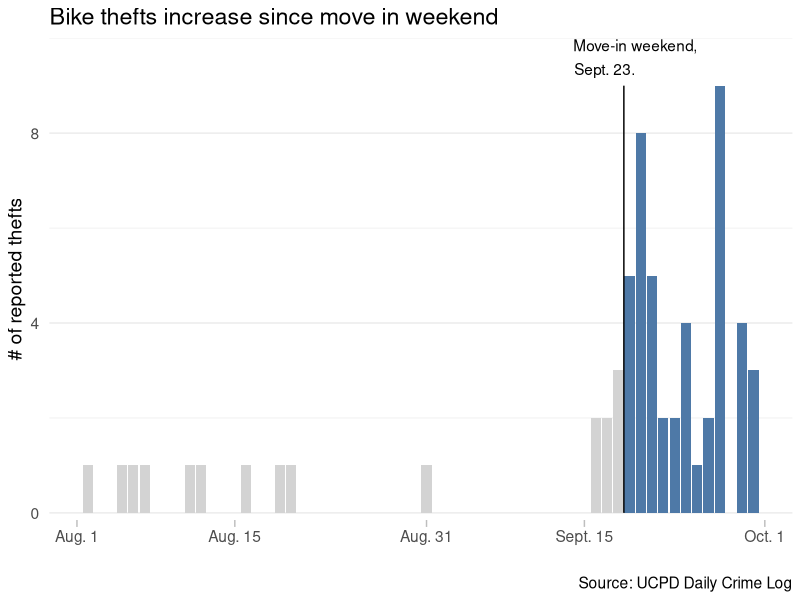

Reproduce this figure in R. (Note: this script raises an error after producing the figure.)
## ---- chunk 1
setwd('C:/nexus/data-gh/bike thefts')
## ---- chunk 2
# install.packages(c("tidyverse", "lubridate"))

library(tidyverse)
library(lubridate)
data <- read.csv("bikes.csv")
## ---- chunk 3
bike.data <- data %>%
  mutate(
    incl_rack = str_match(General.Location, "BIKE RACKS?"),
    date = lubridate::parse_date_time(Date.Reported, "%m/%d/%Y")
  ) %>%
  drop_na() 


bike.data %>%
  filter(Nature..Classification. == "Larceny-Theft") %>%
  mutate(
    when = ifelse(date >= parse_date_time("9/19/2021", "%m/%d/%Y"), "before", "after")
  ) %>%
  group_by(date, when) %>%
  summarise(count = n()) %>%
  ungroup() %>%
  ggplot(aes(x = date, y = count)) +
    geom_bar(aes(fill=when), stat="identity") +
    labs(x = "", y = "# of reported thefts", title="Bike thefts increase since move in weekend",
         caption="Source: UCPD Daily Crime Log") +
    scale_y_continuous(breaks=c(0, 4, 8), expand=c(0, 0.15)) +
    scale_x_time(
      breaks=parse_date_time(c("2021-8-1", "2021-8-15", "2021-9-1", "2021-9-15", "2021-10-1"), "%Y-%m-%d"), 
      labels=c("Aug. 1", "Aug. 15", "Aug. 31", "Sept. 15", "Oct. 1")
    ) +
    scale_fill_manual(values=c(`after`="#d3d3d3", `before`="#4E79A7")) +
    theme_minimal() +
    theme(
      legend.position="none",
      text=element_text(size=14),
      panel.grid.minor.x = element_blank(),
      panel.grid.major.x = element_blank(),
      axis.ticks.x = element_line(color="gray"),
      axis.ticks.length = unit(5, "points"),
    ) +
    annotate(geom="text", x = parse_date_time("9/19/2021 12:00", "%m/%d/%Y %H:%M"), y = 9.85, label="Move-in weekend,", hjust=0.5) +
    annotate(geom="text", x = parse_date_time("9/19/2021 12:00", "%m/%d/%Y %H:%M"), y = 9.35, label="Sept. 23.", hjust=1) +
    annotate(geom="segment", x = parse_date_time("9/18/2021 12:00", "%m/%d/%Y %H:%M"), xend=parse_date_time("9/18/2021 12:00", "%m/%d/%Y %H:%M"), y = 0, yend = 9)
   # geom_smooth(se=F)
    NULL
    

parse_date_time(c("2021-8-1", "2021-8-15", "2021-9-1", "2021-9-15", "2021-10-1"), "%Y-%m-%d")
## ---- chunk 4
bike.data %>%
  filter(Nature..Classification. == "Larceny-Theft") %>%
  filter(date >= parse_date_time("9/19/2021", "%m/%d/%Y"))
## ---- chunk 5
location.data <- bike.data %>%
  filter(date >= parse_date_time("9/19/2021", "%m/%d/%Y")) %>%
  select(date, loc=General.Location, clas=Nature..Classification.) %>%
  mutate(
    loc = str_to_title(str_replace_all(loc, " BIKE RACKS", "")),
    clas = str_replace(clas, "-", "/")
  )

location.data

location.data %>%
  mutate(loc = ifelse(loc == "San Joaquin Apartments", "San Joaquin Villages", loc)) %>%
  write.csv("plot/dist/data/location_data.csv", row.names=F)

unique(location.data$loc)
## ---- chunk 6
library(tidyverse)
library(lubridate)

data <- read.csv("ucpd.csv") %>%
  mutate(
    date = lubridate::parse_date_time(Date.Reported, "%m/%d/%Y")
  ) %>%
  select(date, crime=Crimes, location=Location)
## ---- chunk 7
# Get start week date:
data <- data %>%
  mutate(
    start_date = lubridate::floor_date(date, unit="month")
  )
## ---- chunk 8
# Group data by the week:
grouped.week <- data %>%
  group_by(start_date) %>%
  summarise(n = n())

grouped.week %>%
  filter(month(start_date) %in% 8:10)

# make plot:
grouped.week %>%
  mutate(
    when = ifelse(start_date >= lubridate::parse_date_time("9/19/2021", "%m/%d/%Y"), "after", "before")
  ) %>%
  ggplot(aes(x = start_date, y = n, fill = when)) +
    geom_bar(stat="identity")
## ---- chunk 9
data %>%
  group_by(start_date) %>%
  summarise(
    n = n()
  ) %>%
  mutate(
    when = ifelse(start_date >= lubridate::parse_date_time("9/19/2021", "%m/%d/%Y"), "before", "after")
  ) %>%
  ggplot(aes(x = start_date, y = n)) +
    geom_bar(aes(fill=when), stat="identity") +
    labs(x = "", y = "weekly # of reported thefts", title="Bike thefts increase since move in weekend",
           caption="Source: UCPD Daily Crime Log") +
      scale_y_continuous(expand=c(0, 0.15)) +
    #  scale_x_time(
    #    breaks=lubridate::parse_date_time(c("2021-8-1", "2021-8-15", "2021-9-1", "2021-9-15", "2021-10-1"), "%Y-%m-%d"), 
    #    labels=c("Aug. 1", "Aug. 15", "Aug. 31", "Sept. 15", "Oct. 1")
    #  ) +
      scale_fill_manual(values=c(`after`="#d3d3d3", `before`="#4E79A7")) +
      theme_minimal() +
      theme(
        legend.position="none",
        text=element_text(size=14),
        panel.grid.minor.x = element_blank(),
        panel.grid.major.x = element_blank(),
        axis.ticks.x = element_line(color="gray"),
        axis.ticks.length = unit(5, "points"),
      )
   #   annotate(geom="text", x = lubridate::parse_date_time("9/19/2021 12:00", "%m/%d/%Y %H:%M"), y = 9.85, label="Move-in weekend,", hjust=0.5) +
  #    annotate(geom="text", x = lubridate::parse_date_time("9/19/2021 12:00", "%m/%d/%Y %H:%M"), y = 9.35, label="Sept. 23.", hjust=1) +
  #    annotate(geom="segment", x = lubridate::parse_date_time("9/18/2021 12:00", "%m/%d/%Y %H:%M"), xend=lubridate::parse_date_time("9/18/2021 12:00", "%m/%d/%Y %H:%M"), y = 0, yend = 9)
## ---- chunk 10
data %>%
  mutate(
    start_date = lubridate::floor_date(date, unit="month")
  ) %>%
  group_by(start_date, crime) %>%
  count() %>%
  ungroup() %>%
  ggplot(aes(x = start_date, y = n, fill=crime)) +
    geom_bar(stat="identity", position="stack")
## ---- chunk 11
data %>%
  select(date, location) %>%
  mutate(
    loc = str_replace(location, " B\\d{3}", ""),
    loc = str_replace(loc, " \\(\\w+\\)", ""),
    loc = str_replace(loc," ISLAND CLUSTERS", ""),
    loc = str_replace(loc," \\((NEW|OLD) MARRIED\\)", "")
  ) %>%
  pull(loc) %>%
  unique()
